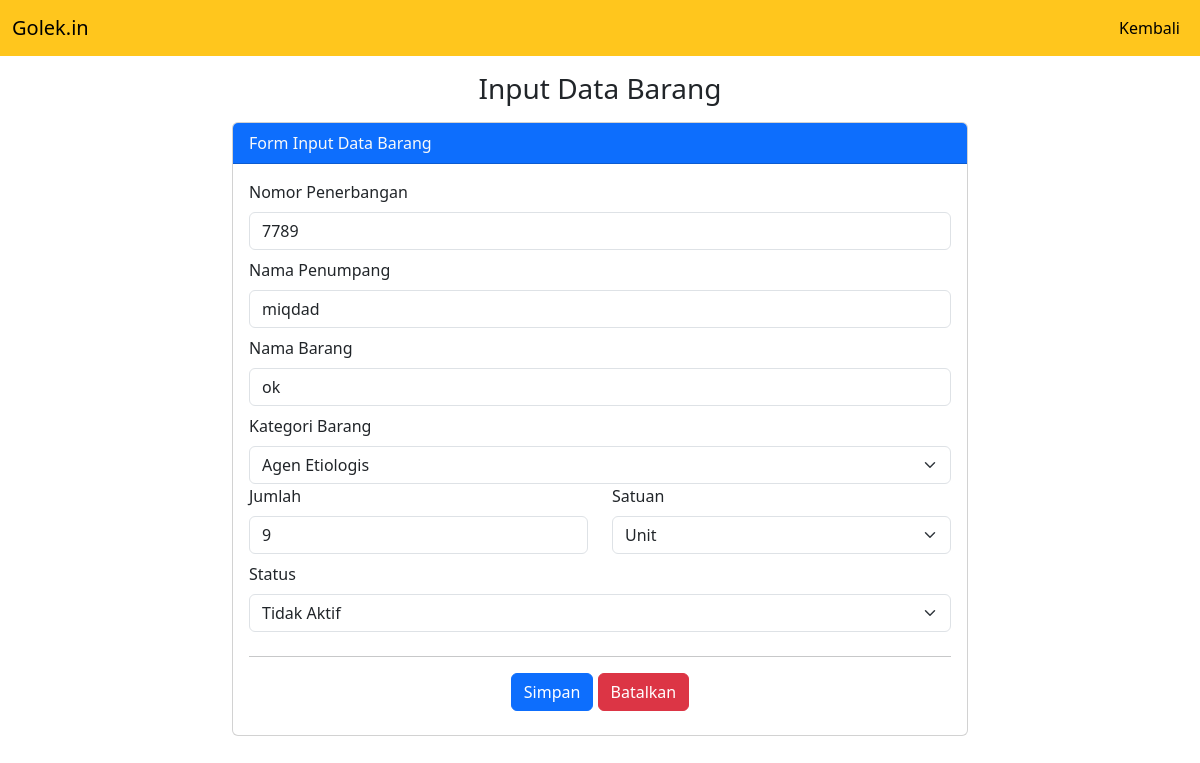
Screenshot of /edit-data-suspek.php?id=34 (signed in) with the database file from the repository.
### tables this page shows
CREATE TABLE `tb_suspek` (
  `id_suspek` int(11) NOT NULL,
  `nomor_penerbangan` varchar(100) NOT NULL,
  `nama_penumpang` varchar(100) NOT NULL,
  `nama_barang` varchar(100) NOT NULL,
  `kategori_barang` varchar(100) NOT NULL,
  `jumlah` varchar(11) NOT NULL,
  `satuan` varchar(100) NOT NULL,
  `tanggal_simpan` timestamp NOT NULL DEFAULT current_timestamp() ON UPDATE current_timestamp(),
  `status` varchar(100) NOT NULL DEFAULT 'Aktif'
);

### edit-data-suspek.php (the view, shortened to what this page needs)
<?php
        include 'db.php';
        $barang = mysqli_query($conn, "SELECT * FROM tb_suspek WHERE id_suspek = '".$_GET['id']."' ");
        $b = mysqli_fetch_assoc($barang);
?>
<!doctype html>
<html lang="en">
  <head>
    <link href="https://cdn.jsdelivr.net/npm/bootstrap@5.3.0-alpha2/dist/css/bootstrap.min.css" rel="stylesheet">
  </head>
  <body>
  <nav class="navbar navbar-expand-lg" style="background-color: #ffc61d;">
        <div class="container-fluid">
            <a class="navbar-brand" href="#">Golek.in</a>
        <div class="collapse navbar-collapse" id="navbarSupportedContent">
            <ul class="navbar-nav ml-auto ms-auto">
            <li class="nav-item">
                <a class="nav-link active" aria-current="page" href="dashboard.php">Kembali</a>
            </li>
            </ul>
        </div>
        </div>
    </nav>
    <div class="container">
        <h3 class="text-center">Input Data Barang</h3>
        <div class="row">
            <div class="col-md-8 mx-auto">
                <div class="card">
                    <div class="card-header bg-primary text-light">
                        Form Input Data Barang
                    </div>
                    <div class="card-body">
                        <form method="post">
                            <div class="mb-2">
                                <label class="form-label">Nomor Penerbangan</label>
                                <input type="text" name="nama" class="form-control" placeholder="Masukkan Nomor Penerbangan" value="<?php echo $b['nomor_penerbangan'] ?>" required>
                            </div>
                            <div class="mb-2">
                                <label class="form-label">Nama Penumpang</label>
                                <input type="text" name="tnamap" class="form-control" placeholder="Masukkan Nama Penumpang" value="<?php echo $b['nama_penumpang'] ?>" required>
                            </div>
                            <div class="mb-2">
                                <label class="form-label">Nama Barang</label>
                                <input type="text" name="tnamab" class="form-control" placeholder="Masukkan Nama Barang" value="<?php echo $b['nama_barang'] ?>" required>
                            </div>
                            <div class="mb-2">
                                <label class="form-label">Kategori Barang</label>
                                <select class="form-select" name="tkategoribarang" required>
                                <?php $kategori_barang = $b['kategori_barang']; ?>
                                    <option value="Agen Etiologis" <?php echo ($kategori_barang == 'Agen Etiologis') ? "selected": "" ?>>Agen Etiologis</option>
                                </select>
                            <div class="row">
                            <div class="col">
                                <div class="mb-2">
                                <label class="form-label">Jumlah</label>
                                <input type="number" name="tjumlah" class="form-control" placeholder="Masukkan Jumlah Barang" value="<?php echo $b['jumlah'] ?>" required>
                                </div>
                            </div>
                            <div class="col">
                            <div class="mb-2">
                                <label class="form-label">Satuan</label>
                                <select class="form-select" name="tsatuan" required>
                                <?php $satuan = $b['satuan']; ?>
                                    <option value="Unit" <?php echo ($satuan == 'Unit') ? "selected": "" ?>>Unit</option>
                                </select>
                            </div>
                            </div>
                            <div class="mb-2">
                                <label class="form-label">Status</label>
                                <select class="form-select" name="tstatus" required>
                                <?php $status = $b['status']; ?>
                                    <option <?php echo ($status == 'Tidak Aktif') ? "selected": "" ?>>Tidak Aktif</option>
                                            </select>
                            </div>
                        <div class="text-center">
                            <hr>
                            <button class="btn btn-primary" name="bsimpan" type="submit">Simpan</button>
                            <button class="btn btn-danger" name="bbatal" type="reset">Batalkan</button>
                        </div>
                        </div>
                        </form>
                    </div>
                </div>
            </div>
        </div>
     </div>
  </body>
</html>

### rows the page displays
tb_suspek: nama "7789", tnamap "miqdad", tnamab "ok", tkategoribarang "Agen Etiologis", tjumlah "9", tsatuan "Unit", tstatus "Tidak Aktif"
